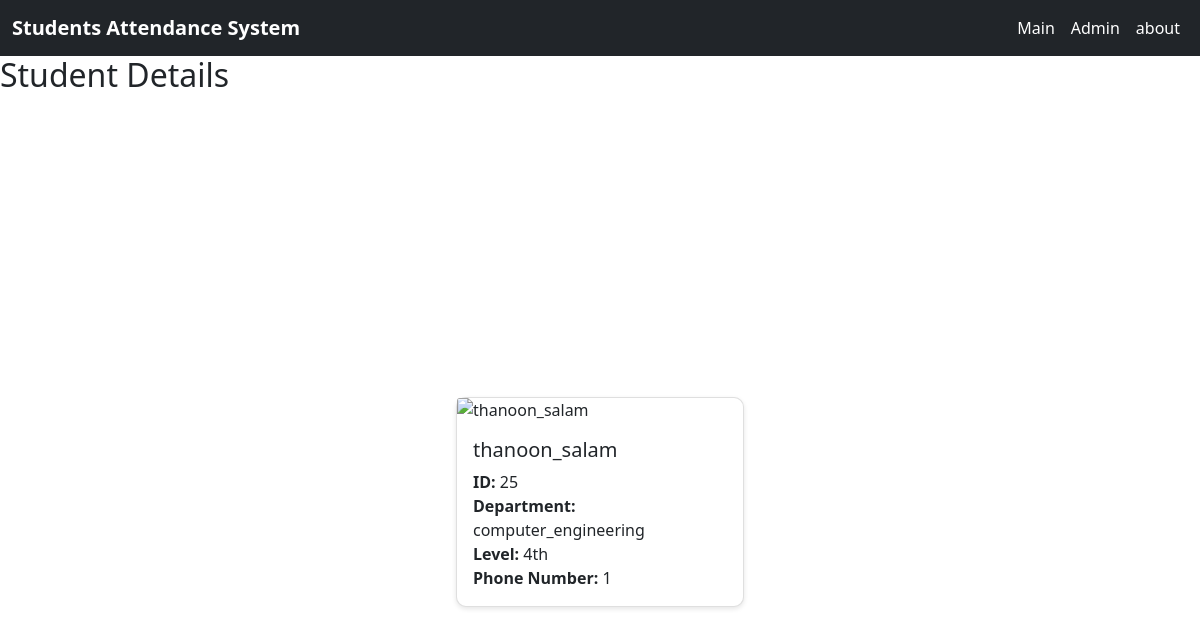
/student/25/ (signed in), run on the app's committed database.
### mainapp/models.py (models this page shows, shortened)
class Student(models.Model):
    name = models.CharField(max_length=255)
    phone_number = models.CharField(max_length=255)
    department = models.CharField(max_length=255, choices=DEPARTMENT_CHOICES,default='computer_engineering')
    stage = models.CharField(max_length=255, choices=STAGE_CHOICES,default='4th')
    study_type = models.CharField(max_length=255, choices=STUDYTYPE_CHOICES,default='morning')
    fingerprint_image = models.ImageField(upload_to=get_image_path)
    created_at = models.DateTimeField(auto_now_add=True)
    class Meta:
        ordering = ['-id']  # Sort by id in descending order by default

### mainapp/views.py (the view)
# urls.py: path('student/<int:pk>/', StudentDetailView.as_view(), name='student_detail'),
class StudentDetailView(LoginRequiredMixin, DetailView):
    model = Student
    template_name = 'student_details.html'
    context_object_name = 'student'
    def get_context_data(self, **kwargs):
        context = super().get_context_data(**kwargs)
        context['student_fingerprintimage_url'] = temp_image_url
        return context

### templates/student_details.html
{% extends 'base.html' %}
{% block content %}
<h2>Student Details</h2>
<div class="container">
    <div class="card" style="width: 18rem;">
        <img src="{{ student_fingerprintimage_url }}" class="card-img-top" alt="{{ student.name }}">
        <div class="card-body">
            <h5 class="card-title">{{ student.name }}</h5>
            <p class="card-text">
                <strong>ID:</strong> {{ student.id }}<br>
                <strong>Department:</strong> {{ student.department }}<br>
                <strong>Level:</strong> {{ student.stage }}<br>
                <strong>Phone Number:</strong> {{ student.phone_number }}
            </p>
        </div>
    </div>
</div>
{% endblock %}

### static/main_styles.css (style rules this page uses)
.container { display: flex; align-items: center; justify-content: center; min-height: 100vh; }
.card { border-radius: 10px; box-shadow: 0 2px 5px rgba(0, 0, 0, 0.1); margin: 15px; }

### data on the page
Student: name "thanoon_salam", id "25", department "computer_engineering", stage "4th", phone_number "1"
